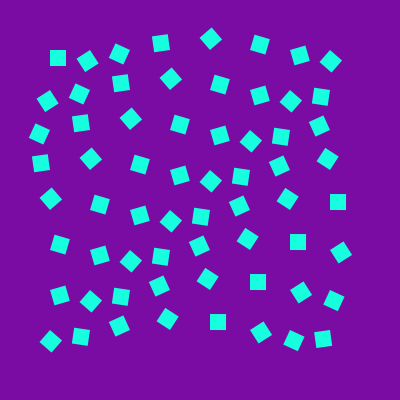
Frame 1 (no input)
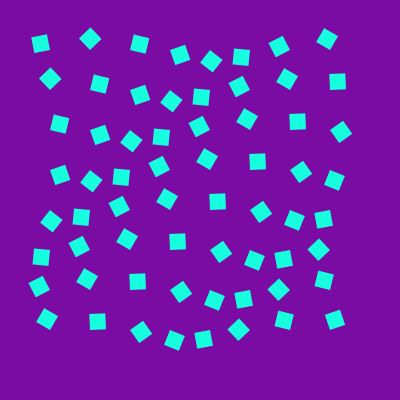
Frame 60 (the mouse pressed at the canvas centre just before this capture)
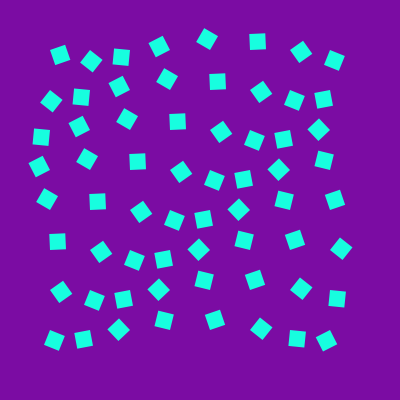
Frame 120 (the mouse held since frame 60 and released just before this capture)

The Processing sketch that drew these frames (run headless with seeded random() and noise(); from frame 60 on, the mouse is pressed at the canvas centre):

// Processing sketch: sketch_15_rotate_rect_wave
// ── sketch_15_rotate_rect_wave.pde
float rot = 0;

void setup() {
  size(400, 400);
  background(#7b0ca3);
  fill(#17fedf);
  noStroke();
  smooth();
}

void draw_rotating_rectangle(float x, float y, float s, float r) {
  translate(x, y);
  rotate(r);
  rect(0, 0, s, s);
  resetMatrix();
}

void draw() {
  background(#7b0ca3);
  
  float x = 0;

  while (x < 8) {

    float y = 0;
    while ( y < 8) {
      draw_rotating_rectangle(50 + x * 40, 50 + y * 40, 16, rot + x + y);
      y = y + 1;
    }

    x = x + 1;
  }
  
  rot = rot + 0.05;
}
